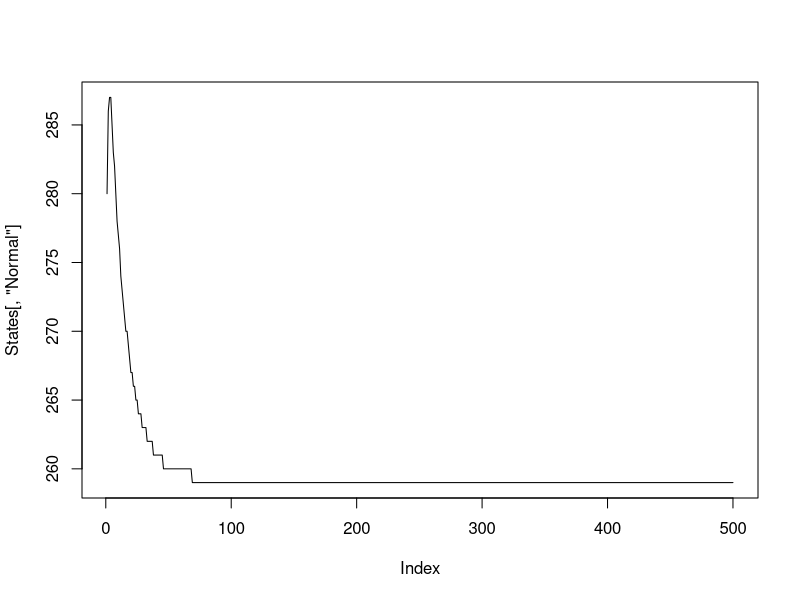
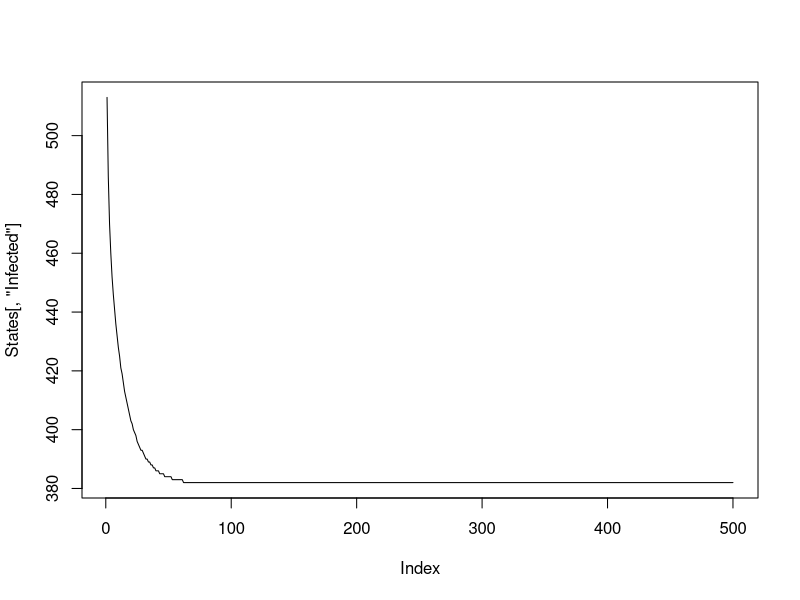
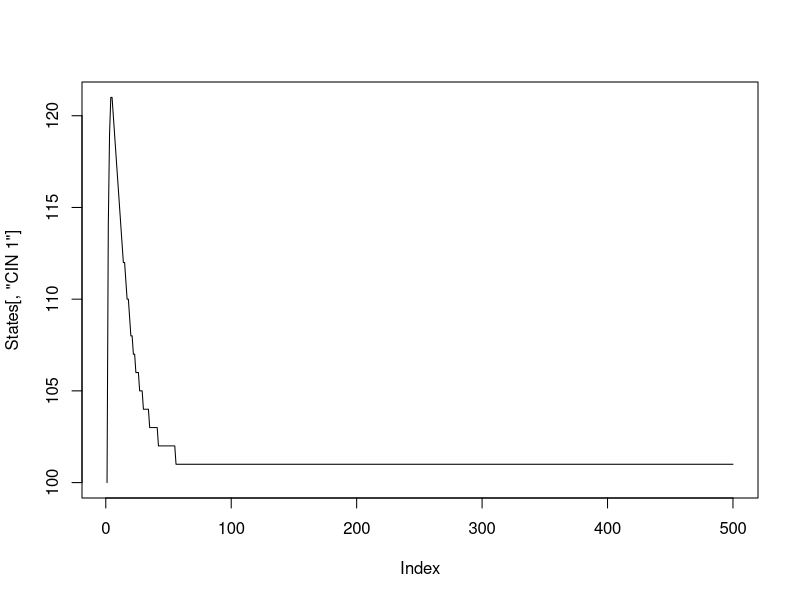
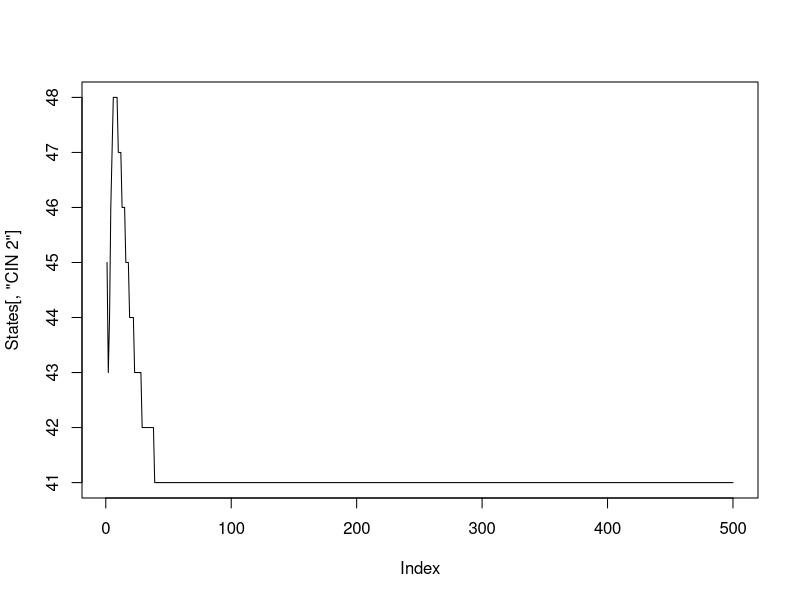
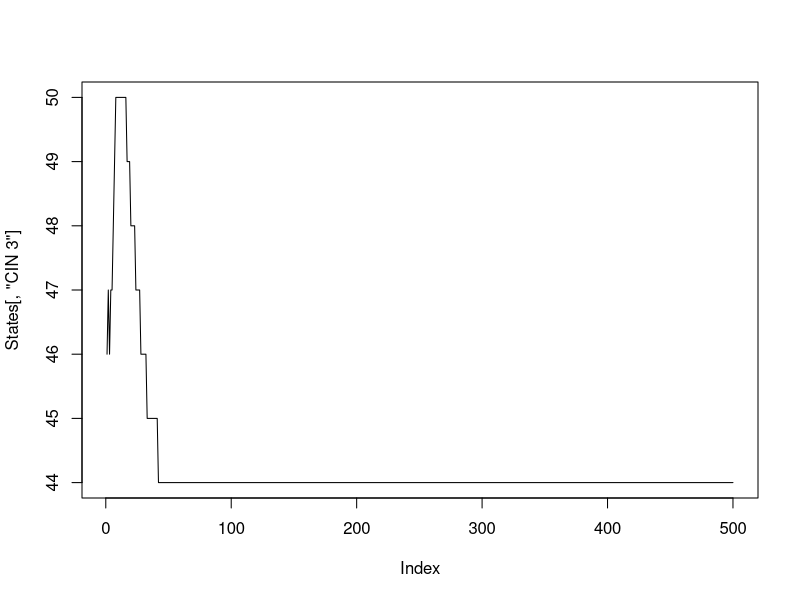
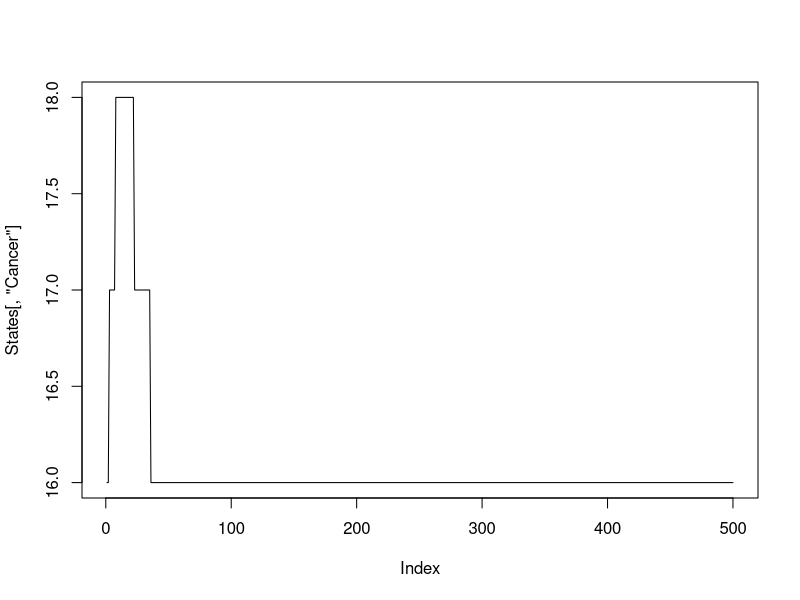
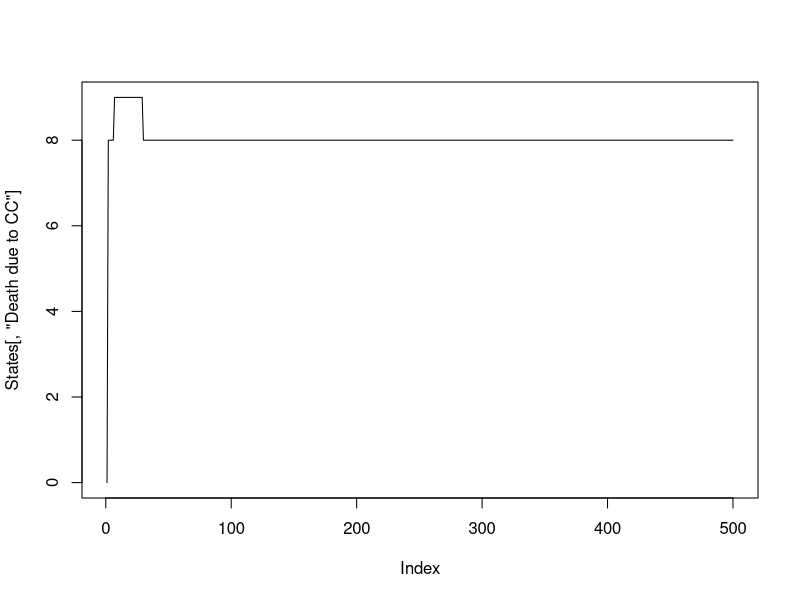
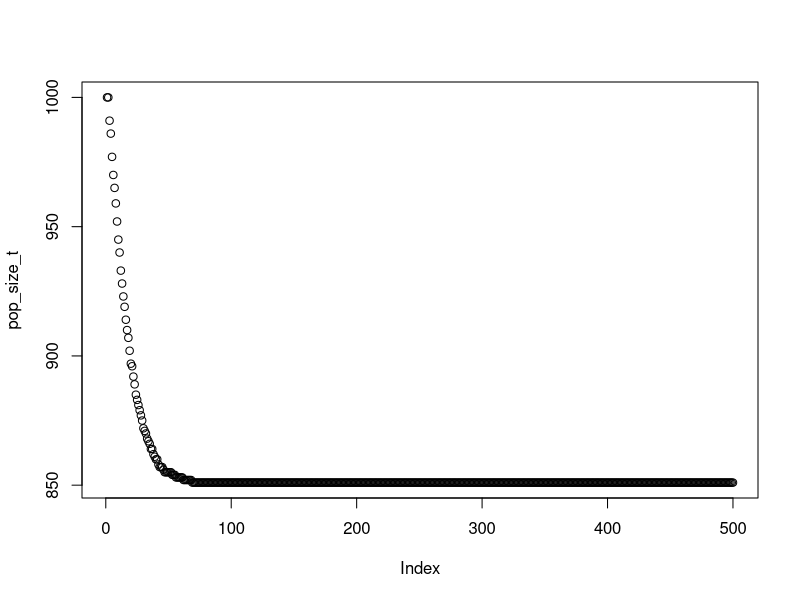

Recreate these plots in R, in order.
### MARKOV MODEL HPV DRAFT
## Gwen Oliver
## Nov 12, 2021

### This model is for the undetected compartments ONLY

# 20 years
t = 500

# 100 people
Pop_size = 1000

# 7 states: normal, infected, CIN 1, CIN 2, CIN 3, cancer, cancer deaths
N.states = 7


# Total prob leaving each state needs to add to 1?

# Rough estimate based on proportion of US pop that is female, 10-14
# https://www.statista.com/statistics/241488/population-of-the-us-by-sex-and-age/

#p_1_1 <- 0.95 # normal > normal
# 1-infection
p_1_2 <- 0.29 # normal > infected


#p_2_2 <- 0.6 # infected > infected
p_2_1 <- 0.1 # infected > normal
# Numbers vary widely for this parameter
p_2_3 = 0.1 # infected > CIN 1

#p_3_3 <- 0.15 # CIN1 > CIN1
p_3_2 <- 0.2 # CIN1> infected
# These estimates vary widely
p_3_4 <- 0.18  # CIN1 > CIN2

#p_4_4 <- 0.2   # CIN2 > CIN2
p_4_5 <- 0.3 # CIN2 > CIN3
p_4_3 <- 0.13   # CIN2 > CIN1


#p_5_5 <- 0.2 # CIN3 > CIN3
# Didn't find an estimate for this
p_5_4 <- 0.03 # CIN3 > CIN2
# Only one estimate for this, only for HPV 16/18
p_5_6 <- 0.2 # CIN 3 > cancer
# Two estimates for this, 10-fold difference between them

#p_6_6 = 0.3 # Cancer > cancer
# Didn't find an estimate for this
p_6_7 <- 0.5 # Cancer > Cancer death
# Don't have an estimate for this yet, but I think available on SEER


# aging into cohort
p_age_in <- 1/20
p_age_out =p_age_in

# p_1_0 = 0.3 # Age out normal
# p_2_0 = 0.3 # Age out infection
# p_3_0 = 0.1 # Age out CIN1
# p_4_0 = 0.1 # Age out CIN2
# p_5_0 = 0.1 # Age out CIN3
# p_6_0 = 0.1 # Age out cancer

p_1_1 = 1-p_age_out-p_1_2 # Stay normal
p_2_2 = 1-p_age_out-p_2_1-p_2_3 # Stay infected
p_3_3 = 1-p_age_out-p_3_2-p_3_4 # Stay CIN1
p_4_4 = 1-p_age_out-p_4_5-p_4_3 # Stay CIN2
p_5_5 = 1-p_age_out-p_5_4-p_5_6 # Stay CIN3
p_6_6 = 1-p_age_out-p_6_7 # Stay cancer


# Starting number in each state

# Create years label
prefix = "Year"
suffix = seq(1:t)
years = paste(prefix, suffix, sep=" ")


# Create empty array
mat1 = matrix(NA, t, N.states, dimnames=list(years, c("Normal","Infected","CIN 1","CIN 2","CIN 3","Cancer","Death due to CC")))

# Assign starting prevalence of each state
prev1 = 0.29
prev2 = 0.5
prev3 = 0.1
prev4 = 0.05
prev5 = 0.05
prev6 = 0.01
prev7 = 0

# Assign starting states
set.seed(123)
mat1[1,] <- rmultinom(1, Pop_size, prob=c(prev1,prev2,prev3,prev4,prev5,prev6,prev7)) 

# Run model
for(i in 2:t){
  # Normal
  mat1[i,1] <- (mat1[(i-1),1]) + #previous N people in normal
    Pop_size*p_age_in +      #aging in #0.05
    (mat1[(i-1),2])*p_2_1 -      #regress from inf #0.2
    (mat1[(i-1),1])*p_1_2 -      #progress to inf #0.25
    (mat1[(i-1),1])*p_age_out        #age out #0.1
  # Infected   
  mat1[i,2] <- (mat1[(i-1),2]) + #previous N people in infected
    (mat1[(i-1),1])*p_1_2 +      #progress from normal #0.15
    (mat1[(i-1),3])*p_3_2 -      #regress from CIN1 #0.2
    (mat1[(i-1),2])*p_2_1 -      #regress to normal #0.2
    (mat1[(i-1),2])*p_2_3 -      #progress to CIN1 #0.1
    (mat1[(i-1),2])*p_age_out        #age out #0.05
  # CIN1
  mat1[i,3] <- (mat1[(i-1),3]) + #previous N people in CIN1
    (mat1[(i-1),2])*p_2_3 +      #progress from infected #0.1
    (mat1[(i-1),4])*p_4_3 -      #regress from CIN2 #0.13
    (mat1[(i-1),3])*p_3_2 -      #regress to infected #0.2
    (mat1[(i-1),3])*p_3_4 -      #progress to CIN2 #0.1
    (mat1[(i-1),3])*p_age_out        #age out #1/21
  # CIN2
  mat1[i,4] <- (mat1[(i-1),4]) + #previous N people in CIN2
    (mat1[(i-1),3])*p_3_4 +      #progress from CIN1
    (mat1[(i-1),5])*p_5_4 -      #regress from CIN3
    (mat1[(i-1),4])*p_4_3 -      #regress to CIN1
    (mat1[(i-1),4])*p_4_5 -      #progress to CIN3
    (mat1[(i-1),4])*p_age_out        #age out
  # CIN3
  mat1[i,5] <- (mat1[(i-1),5]) + #previous N people in CIN3
    (mat1[(i-1),4])*p_4_5 -      #progress from CIN2
    (mat1[(i-1),5])*p_5_4 -      #regress to CIN2
    (mat1[(i-1),5])*p_5_6 -      #progress to cancer
    (mat1[(i-1),5])*p_age_out        #age out
  # Cancer
  mat1[i,6] <- (mat1[(i-1),6]) + #previous N people in cancer
    (mat1[(i-1),5])*p_5_6 -      #progress from CIN3
    (mat1[(i-1),6])*p_6_7 -      #die
    (mat1[(i-1),6])*p_age_out        #age out
  # New Cancer deaths
  mat1[i,7] <-   (mat1[(i-1),6])*p_6_7        #progress from cancer
  
}

mat1 <- round(mat1,0)


#Check Progression over time

States <- apply(mat1, c(1,2), sum)

plot(States[,'Normal'], type='l')

plot(States[,'Infected'], type='l')

plot(States[,'CIN 1'], type='l')

plot(States[,'CIN 2'], type='l')

plot(States[,'CIN 3'], type='l')

plot(States[,'Cancer'], type='l')

plot(States[,'Death due to CC'], type='l')

pop_size_t <- apply(States,1, sum)

plot(pop_size_t)

